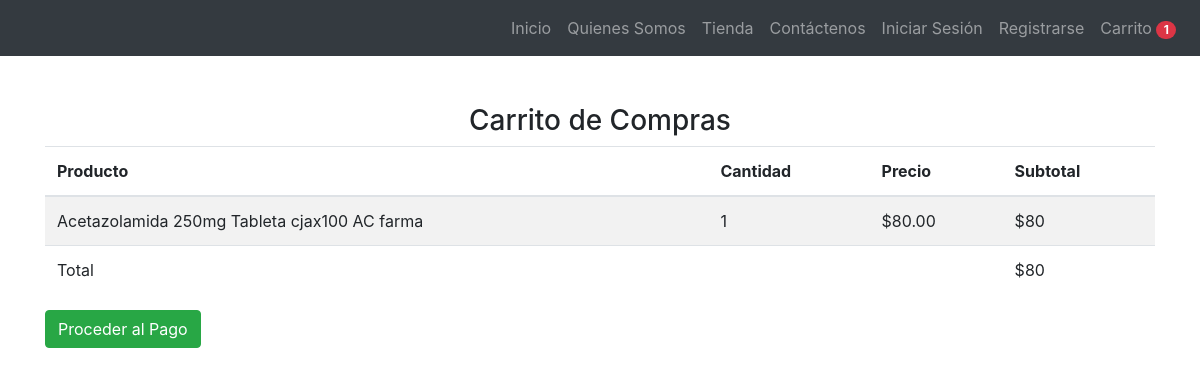
Page /carrito.php?add=1 on the committed database.
### tables this page shows
CREATE TABLE productos(
    id_producto INT PRIMARY KEY,
    cod INT,
    descripcion TEXT,
    precio DECIMAL(10, 2) NOT NULL,
    imagen VARCHAR(255)
);

### carrito.php (the view, shortened to what this page needs)
<?php
require 'conexion.php';
$carrito = isset($_SESSION['carrito']) ? $_SESSION['carrito'] : [];
$productos = [];
$total = 0;
if (!empty($carrito)) {
    $ids = implode(',', array_keys($carrito));
    $sql = "SELECT * FROM productos WHERE id_producto IN ($ids)";
    $result = $conn->query($sql);
    while ($row = $result->fetch_assoc()) {
        $row['cantidad'] = $carrito[$row['id_producto']];
        $productos[] = $row;
        $total += $row['precio'] * $carrito[$row['id_producto']];
    }
}
?>
<!DOCTYPE html>
<html lang="es">
<head>
    <link rel="stylesheet" href="https://maxcdn.bootstrapcdn.com/bootstrap/4.5.2/css/bootstrap.min.css">
</head>
<body>
    <nav class="navbar navbar-expand-md bg-dark navbar-dark">
        <div class="collapse navbar-collapse" id="collapsibleNavbar">
            <ul class="navbar-nav ml-auto">
                <li class="nav-item">
                    <a class="nav-link" href="Inicio.php">Inicio</a>
                </li>
                    <li class="nav-item">
                        <a class="nav-link" href="somos.php">Quienes Somos</a>
                    </li>
                    <li class="nav-item">
                        <a class="nav-link" href="productos.php">Tienda</a>
                    </li>
                    <li class="nav-item">
                        <a class="nav-link" href="contactenos.php">Contáctenos</a>
                    </li>
                <?php if (isset($_SESSION['username'])): ?>
                    <li class="nav-item">
                        <a class="nav-link" href="perfil.php"><?php echo htmlspecialchars($_SESSION['username']); ?></a>
                    </li>
                    <li class="nav-item">
                        <a class="nav-link" href="logout.php">Cerrar Sesión</a>
                    </li>
                <?php else: ?>
                    <li class="nav-item">
                        <a class="nav-link" href="login.php">Iniciar Sesión</a>
                    </li>
                    <li class="nav-item">
                        <a class="nav-link" href="registro.php">Registrarse</a>
                    </li>
                <?php endif; ?>
                <li class="nav-item">
                    <a class="nav-link" href="carrito.php">
                        <i class="fas fa-shopping-cart"></i> Carrito
                        <?php if (isset($_SESSION['carrito']) && count($_SESSION['carrito']) > 0): ?>
                            <span class="badge badge-pill badge-danger"><?php echo count($_SESSION['carrito']); ?></span>
                        <?php endif; ?>
                    </a>
                </li>
            </ul>
        </div>
    </nav>
    <div class="container mt-5">
        <h3 class="text-center">Carrito de Compras</h3>
        <table class="table table-striped">
            <thead>
                <tr>
                    <th>Producto</th>
                    <th>Cantidad</th>
                    <th>Precio</th>
                    <th>Subtotal</th>
                </tr>
            </thead>
            <tbody>
                <?php foreach ($productos as $producto): ?>
                    <tr>
                        <td><?php echo $producto['descripcion']; ?></td>
                        <td><?php echo $producto['cantidad']; ?></td>
                        <td>$<?php echo $producto['precio']; ?></td>
                        <td>$<?php echo $producto['precio'] * $producto['cantidad']; ?></td>
                    </tr>
                <?php endforeach; ?>
                <tr>
                    <td colspan="3">Total</td>
                    <td>$<?php echo $total; ?></td>
                </tr>
            </tbody>
        </table>
        <a href="checkout.php" class="btn btn-success">Proceder al Pago</a>
    </div>
</body>
</html>

### rows in the picture
productos: descripcion "Acetazolamida 250mg Tableta cjax100 AC farma", cantidad "1", precio "80.00", $producto['precio']*$producto['cantidad'] "80"

### other values in the picture
count($_SESSION['carrito']) "1"
$total "80"
